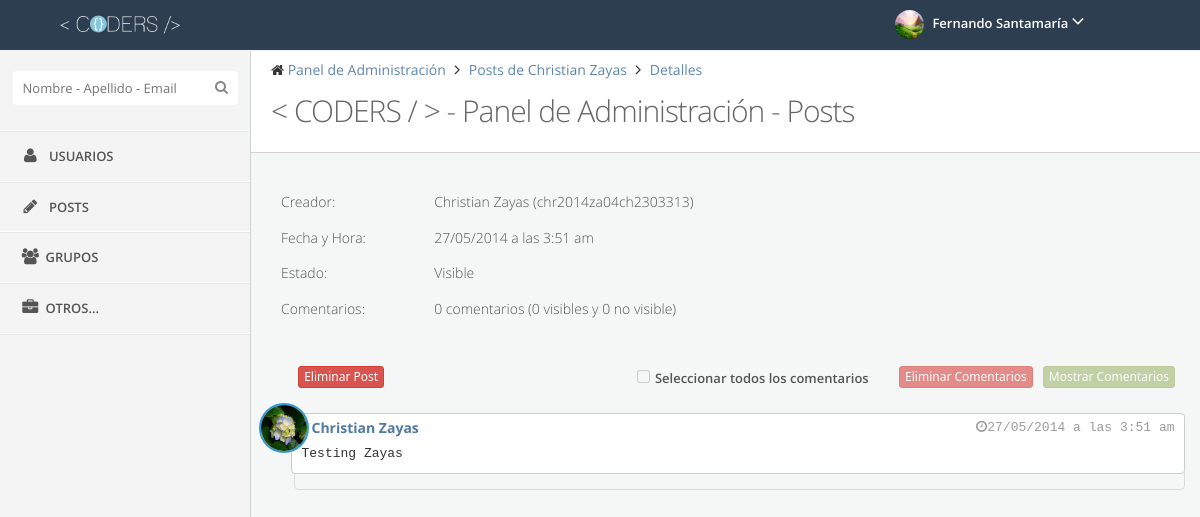
The page /admin/post/postActions.php?postIdf=chr2014za04ch230331320140527035120 (signed in) on the database its author committed.
### tables this page shows
CREATE TABLE IF NOT EXISTS `post` (
  `PostID` varchar(255) NOT NULL,
  `UserID` varchar(20) NOT NULL,
  `Content` longtext NOT NULL,
  `Date` date DEFAULT NULL,
  `Time` time NOT NULL,
  `View` int(11) NOT NULL,
  PRIMARY KEY (`PostID`),
  KEY `UserID_idx` (`UserID`)
);

CREATE TABLE IF NOT EXISTS `users` (
  `UserID` varchar(20) NOT NULL,
  `Name` varchar(15) NOT NULL,
  `LastName` varchar(15) NOT NULL,
  `Email` varchar(50) NOT NULL,
  `Pass` varchar(255) NOT NULL,
  `BirthDate` date NOT NULL,
  `Track` tinyint(1) NOT NULL,
  `Admin` tinyint(1) NOT NULL,
  `Block` tinyint(1) NOT NULL,
  PRIMARY KEY (`UserID`),
  UNIQUE KEY `UserID_UNIQUE` (`UserID`)
);

### admin/post/postActions.php (the view, shortened to what this page needs)
<?php
	include("../../BDD.php");
	$query="SELECT post.*, users.Name, users.LastName FROM post INNER JOIN users ON users.UserID = post.UserID WHERE post.PostID='".$_GET['postIdf']."'";
	$result=mysql_query($query,$dbconn);
	while ($row=mysql_fetch_array($result)) {
		$userId=$row[1];
		$fn=$row[6];
		$ln=$row[7];
		$cont=htmlentities($row[2],ENT_NOQUOTES,"UTF-8");
		$date=date("d/m/Y", strtotime($row[3]));
		$hour=date("g:i a", strtotime($row[4]));
		if ($row[5]=="1") {
			$state="Visible";
			$editForm="<input type='submit' name='visiblePost' class='btn btn-danger btn-xs pull-right btnSpace' value='Eliminar Post'>";
		} else {
			$state="No visible (Eliminado)";
			$editForm="<input type='submit' name='noVisiblePost' class='btn btn-success btn-xs pull-right btnSpace' value='Habilitar Post'>";
		}
	}
	$query="SELECT * from postcomments WHERE PostID='".$_GET['postIdf']."'";
	$result=mysql_query($query,$dbconn);
	$totalComments=mysql_num_rows($result);
	$query="SELECT * from postcomments WHERE View='0' AND PostID='".$_GET['postIdf']."'";
	$result=mysql_query($query,$dbconn);
	$noVisibleComments=mysql_num_rows($result);
	$VisibleComments=($totalComments-$noVisibleComments);
	if ($totalComments!=0) {
		$selComments="<div class='pull-right'>
				<input type='checkbox' id='selPost' name='selPost'><label for='selPost' class='labelMargin'>Seleccionar todos los comentarios</label>
			</div>
		</div>
		<form method='POST' action='postActions.php?postIdf=".$_GET['postIdf']."'>
			<div class='col-xs-12 col-md-4'>
					<input type='submit' name='showComments' class='btn btn-success btn-xs pull-right btnSpace' value='Mostrar Comentarios'>
					<input type='submit' name='delComments' class='btn btn-danger btn-xs pull-right btnSpace' value='Eliminar Comentarios'>
			</div>
			<div class='col-xs-12 col-md-12' >
				<div class='divide-20'></div>
				<div class='box-body clearfix adjust-text' style='word-wrap:break-word;z-index:2; position: relative;'>
					<span>
						<div class='adjust-img-post'>
							<img class='img-perfil' src='../../img/avatars/".$userId.".jpg' onerror=\'this.src='../img/avatars/default.jpg'\' width='50' height='50'>
						</div>
						<pre style='background-color: white;'><a style='text-decoration: none;'><h5 class='comment-name' style='margin-left:10px;'>".$fn." ".$ln."</h5></a><span class='pull-right comment-time'><i class='fa fa-clock-o'></i>".$date." a las ".$hour."</span>".$cont."</pre>
					</span>
				</div>";
	} else {
		$selComments="<div class='pull-right'>
				<input type='checkbox' id='selPost' name='selPost' disabled><label for='selPost' class='labelMargin'>Seleccionar todos los comentarios</label>
			</div>
		</div>
		<form method='POST' action='postActions.php?postIdf=".$_GET['postIdf']."'>
			<div class='col-xs-12 col-md-4'>
					<input type='submit' name='showComments' class='btn btn-success btn-xs pull-right btnSpace' value='Mostrar Comentarios' disabled>
					<input type='submit' name='delComments' class='btn btn-danger btn-xs pull-right btnSpace' value='Eliminar Comentarios' disabled>
			</div>
			<div class='col-xs-12 col-md-12' >
				<div class='divide-20'></div>
				<div class='box-body clearfix adjust-text' style='word-wrap:break-word;z-index:2; position: relative;'>
					<span>
						<div class='adjust-img-post'>
							<img class='img-perfil' src='../../img/avatars/".$userId.".jpg' onerror=\'this.src='../img/avatars/default.jpg'\' width='50' height='50'>
						</div>
						<pre style='background-color: white;'><a style='text-decoration: none;'><h5 class='comment-name' style='margin-left:10px;'>".$fn." ".$ln."</h5></a><span class='pull-right comment-time'><i class='fa fa-clock-o'></i>".$date." a las ".$hour."</span>".$cont."</pre>
					</span>
				</div>";
	}
?>
﻿<!DOCTYPE html>
<html lang="es">
<head>
	<link rel="stylesheet" type="text/css" href="../../css/style.css" >
	<link rel="stylesheet" type="text/css"  href="../../css/themes/default.css">
	<link rel="stylesheet" type="text/css"  href="../../css/responsive.css" >
	<link href="../../font-awesome/css/font-awesome.min.css" rel="stylesheet">
	<link href='../../css/fonts.css' rel='stylesheet' type='text/css'>
</head>
<body >
<header class="navbar clearfix navbar-fixed-top" id="header">
	<div class="container">
			<div class="navbar-brand">
				<a href="../dashboard/">
					<img src="../../img/logo/logo.png" alt="Coders Logo" class="img-responsive" height="30" width="120">
				</a>
			</div>
			<ul class="nav navbar-nav pull-right">
				<li class="dropdown user" id="header-user">
					<a href="#" class="dropdown-toggle" data-toggle="dropdown">
						<img alt="" src="../../img/avatars/<?php echo $_SESSION["UserID"];?>.jpg" onerror="this.src="../../img/avatars/default.jpg""/>
						<span class="username"><?php echo $_SESSION["UserName"]." ".$_SESSION["UserLast"];?></span>
						<i class="fa fa-angle-down"></i>
					</a>
				</li>
			</ul>
	</div>
</header>
<section id="page">
	<div id="sidebar" class="sidebar sidebar-fixed">
		<div class="sidebar-menu nav-collapse">
			<div class="divide-20"></div>
			<div id="search-bar">
				<input type="text" id="searchbar" class="search" autocomplete="off" placeholder="Nombre - Apellido - Email"><i class="fa fa-search search-icon"></i>
			</div>
			<ul>
				<li>
					<a href="../users/">
						<i class="fa fa-user fa-fw"></i> <span class="menu-text">Usuarios</span>
					</a>
				</li>
				<li>
					<a href="../post/">
						<i class="fa fa-pencil fa-fw"></i> <span class="menu-text">Posts</span>
					</a>
				</li>
				<li>
					<a href="#">
						<i class="fa fa-users fa-fw"></i><span class="menu-text">Grupos</span>
					</a>
				</li>
				<li>
					<a href="#">
						<i class="fa fa-briefcase fa-fw"></i><span class="menu-text">Otros...
						</span>
					</a>
				</li>
			</ul>
		</div>
	</div>
	<div id="main-content">
		<div class="row">
			<div class="container pull-left">
				<div id="content" class="col-lg-12">
					<div class="row">
						<div class="col-sm-12">
							<div class="page-header">
								<ul class="breadcrumb">
									<li>
										<i class="fa fa-home"></i>
										<a href="../dashboard/">Panel de Administración</a>
									</li>
									<li>
										<a href="../post/actions.php?user=<?php echo $userId;?>">Posts de <?php echo $fn." ".$ln;?></a>
									</li>
									<li>
										<a href="#">Detalles</a>
									</li>
								</ul>
								<div class="clearfix">
									<h3 class="content-title pull-left">
										<span><</span>
										<span>CODERS</span>
										<span>/</span>
										<span>></span>
										 - Panel de Administración - Posts
									</h3>
								</div>
								<div class="divide-20"></div>
							</div>
						</div>
					</div>
					<div class="row">
						<div class="col-xs-12 col-md-12">
						</div>
						<div class="col-xs-12 col-md-12" >
							<div class="col-xs-12 col-md-2" >
								<strong><h5>Creador:</h5></strong>
							</div>
							<div class="col-xs-12 col-md-10">
								<h5><?php echo "  ".$fn." ".$ln." (".$userId.")"?></h5>
							</div>
							<div class="col-xs-12 col-md-2" >
								<strong><h5>Fecha y Hora:</h5></strong>
							</div>
							<div class="col-xs-12 col-md-10">
								<h5><?php echo $date." a las ".$hour;?></h5>
							</div>
							<div class="col-xs-12 col-md-2" >
								<strong><h5>Estado:</h5></strong>
							</div>
							<div class="col-xs-12 col-md-10">
								<h5><?php echo $state;?></h5>
							</div>
							<div class="col-xs-12 col-md-2" >
								<strong><h5>Comentarios:</h5></strong>
							</div>
							<div class="col-xs-12 col-md-10">
								<h5><?php echo $totalComments." comentarios (".$VisibleComments." visibles y ".$noVisibleComments." no visible)"?></h5>
							</div>
						</div>
						<div class="col-xs-12 col-md-12" >
							<div class="divide-20"></div>
							<div class="divide-20"></div>
						</div>
						<div class="col-xs-12 col-md-2">
							<form method="POST" action="postActions.php?postIdf=<?php echo $_GET['postIdf'];?>">
								<?php echo $editForm;?>
							</form>
						</div>
						<div class="col-xs-12 col-md-6">
							<?php echo $selComments;?>
								<div class="comments pull-right">
								<div class="divide-15"></div>
								<div class="divide-20"></div>
								</div>
							</div>
						</form>
					</div>
				</div>
			</div>
		</div>
	</div>
</section>
</body>
</html>

### css/themes/default.css (style rules this page uses)
#page { background: none repeat scroll 0 0 #f4f4f4; }
.navbar { background: none repeat scroll 0 0 #2C3E50; border: none; border-radius: 0; margin: 0; }
.navbar .navbar-brand { float: left; font-size: 18px; line-height: 20px; padding: 15px; width: 250px; }
.navbar .navbar-brand img { position: absolute; max-width: 60%; height: 30px; width: 120px; top:10px; left: 60px; }
.navbar .dropdown-toggle { color: #FFFFFF; }
.navbar .dropdown-toggle i { color: #FFFFFF; font-size: 20px; }
.navbar .dropdown-toggle .username { font-weight: 600; }
.navbar .nav.navbar-nav.pull-right { min-width: 300px; }
.dropdown.user a.dropdown-toggle { padding: 10px 10px 11px; }
.dropdown.user img { margin-right: 5px; border-radius: 99px; height: 29px; width: 29px; }
#sidebar { background: none repeat scroll 0 0 #f4f4f4; padding: 0 !important; width: 250px; position: absolute; border-bottom: 1px solid #e7e7e7; }
.sidebar-fixed { position: fixed !important; }
#sidebar * { text-overflow: ellipsis; }
.sidebar-menu > ul { list-style: none; margin: 0; padding: 0; margin-top: 15px; border-bottom: 1px solid #FFFFFF !important; border-top: 1px solid #FFFFFF !important; }
.sidebar-menu > ul > li { display: block; margin: 0; padding: 0; border: 0px; }
.sidebar-menu > ul > li > a { display: block; position: relative; margin: 0; border: 0 none; padding: 15px 15px 15px 20px; text-decoration: none; font-size: 13px; font-weight: 600; text-transform: uppercase; }
.sidebar-menu > ul > li a i { color: #555555; font-size: 16px; margin-right: 5px; }
.sidebar-menu > ul > li > a { border-bottom: 1px solid #ffffff !important; border-top: 1px solid #e7e7e7 !important; color: #555555 !important; }
.sidebar-menu > ul > li:last-child > a { border-bottom: 1px solid transparent !important; }
.sidebar-menu > ul > li a i { color: #555555; }
.sidebar-menu #search-bar { display: block; text-align: center; }
.sidebar-menu #search-bar .search { background: none repeat scroll 0 0 #ffffff; border: 0 none; border-radius: 4px; color: #555555; padding: 8px 10px; width: 90%; margin: 0 auto 10px; padding-right: 30px !important; }
.sidebar-menu #search-bar .search-icon { display: block; font-size: 14px; line-height: 1; position: absolute; right: 22px; top: 29px; color: #888888; }

### rows shown on the page
post: UserID.Name "Christian", UserID.LastName "Zayas", UserID "chr2014za04ch2303313", Date "27/05/2014", Time "3:51 am", View "Visible", UserID (picture), Content "Testing Zayas"

### other values the page prints
$_SESSION["UserName"] "Fernando"
$_SESSION["UserLast"] "Santamaría"
$totalComments "0"
$VisibleComments "0"
$noVisibleComments "0"
